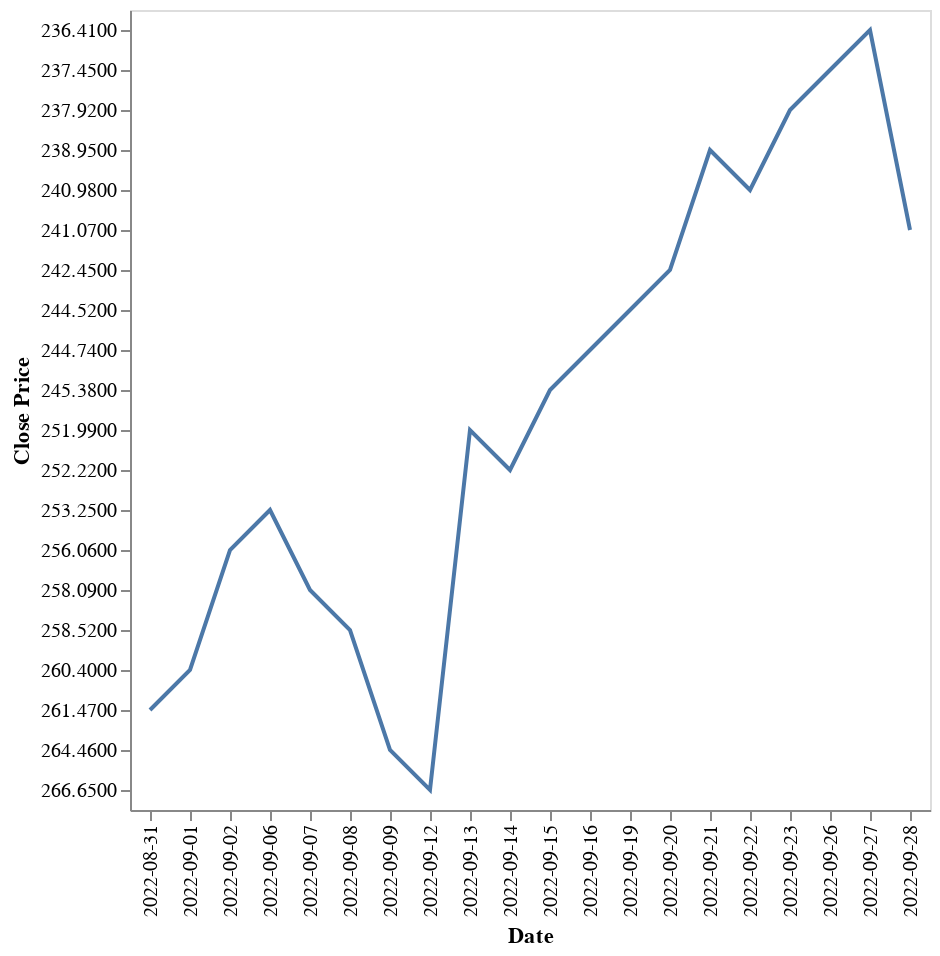

The cell this chart's notebook holds for it:
### Code cell
alt.data_transformers.disable_max_rows()
alt.Chart(full_price_df.head(20)).mark_line().encode(x='Date', y='Close Price')

### Figure 1 — Vega-Lite specification as saved in the notebook (floating-point values rounded to 4 significant figures)
{"config": {"view": {"continuousWidth": 400, "continuousHeight": 300}}, "data": {"name": "data-82a67c7a12ffa5896913d934173b27b2"}, "mark": "line", "encoding": {"x": {"field": "Date", "type": "nominal"}, "y": {"field": "Close Price", "type": "nominal"}}, "$schema": "https://vega.github.io/schema/vega-lite/v4.17.0.json", "datasets": {"data-82a67c7a12ffa5896913d934173b27b2": [{"Date": "2022-09-28", "Open Price": "236.8100", "low": "234.7300", "high": "242.3300", "Close Price": "241.0700", "volume": "28981492"}, {"Date": "2022-09-27", "Open Price": "239.9800", "low": "234.5000", "high": "241.8000", "Close Price": "236.4100", "volume": "27018732"}, {"Date": "2022-09-26", "Open Price": "237.0450", "low": "236.9000", "high": "241.4500", "Close Price": "237.4500", "volume": "27694190"}, {"Date": "2022-09-23", "Open Price": "239.5400", "low": "235.2000", "high": "241.1300", "Close Price": "237.9200", "volume": "34176048"}, {"Date": "2022-09-22", "Open Price": "237.8704", "low": "237.5700", "high": "243.8600", "Close Price": "240.9800", "volume": "30927092"}, {"Date": "2022-09-21", "Open Price": "244.2700", "low": "238.9000", "high": "247.6600", "Close Price": "238.9500", "volume": "28625557"}, {"Date": "2022-09-20", "Open Price": "242.0650", "low": "239.6400", "high": "243.5100", "Close Price": "242.4500", "volume": "26660299"}, {"Date": "2022-09-19", "Open Price": "242.4650", "low": "240.8500", "high": "245.1400", "Close Price": "244.5200", "volume": "26826931"}, {"Date": "2022-09-16", "Open Price": "244.2600", "low": "242.0627", "high": "245.3000", "Close Price": "244.7400", "volume": "39791768"}, {"Date": "2022-09-15", "Open Price": "249.7700", "low": "244.0200", "high": "251.4000", "Close Price": "245.3800", "volume": "31530948"}, {"Date": "2022-09-14", "Open Price": "253.5300", "low": "249.8600", "high": "254.2300", "Close Price": "252.2200", "volume": "23912954"}, {"Date": "2022-09-13", "Open Price": "258.8400", "low": "251.5900", "high": "260.4000", "Close Price": "251.9900", "volume": "33353318"}, {"Date": "2022-09-12", "Open Price": "265.7800", "low": "265.1600", "high": "267.4500", "Close Price": "266.6500", "volume": "18747690"}, {"Date": "2022-09-09", "Open Price": "260.5000", "low": "260.2900", "high": "265.2300", "Close Price": "264.4600", "volume": "22093190"}, {"Date": "2022-09-08", "Open Price": "257.5100", "low": "254.7900", "high": "260.4300", "Close Price": "258.5200", "volume": "20319911"}, {"Date": "2022-09-07", "Open Price": "254.7000", "low": "253.2200", "high": "258.8300", "Close Price": "258.0900", "volume": "24126700"}, {"Date": "2022-09-06", "Open Price": "256.2000", "low": "251.9400", "high": "257.8300", "Close Price": "253.2500", "volume": "21283869"}, {"Date": "2022-09-02", "Open Price": "261.6950", "low": "254.4700", "high": "264.7400", "Close Price": "256.0600", "volume": "22855380"}, {"Date": "2022-09-01", "Open Price": "258.8700", "low": "255.4100", "high": "260.8900", "Close Price": "260.4000", "volume": "23263431"}, {"Date": "2022-08-31", "Open Price": "265.3900", "low": "261.3300", "high": "267.1100", "Close Price": "261.4700", "volume": "24791834"}]}}
